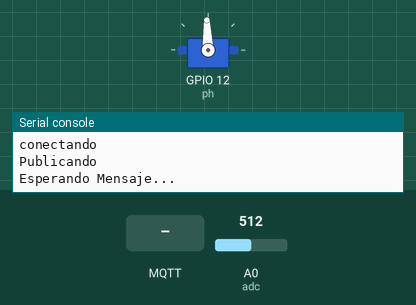
Recording of a program running on a simulated ESP8266 board running MicroPython. Parts: servo, the last lines printed to the serial console. Inputs (shaded band) come from the test bench; at power-on: A0 (adc) = 512 (analog values on the 0–1023 scale). WiFi joins after 1.5 s; no MQTT or app messages arrive unless stated; web requests get an empty 200 reply after 0.4 s; servo angles are drawn from the pulse width (0.5 ms = 0°, 2.5 ms = 180°); the clock reads 2024-03-15 10:24:30 at power-on unless the program sets it.

Above: at 3.2 s.
3.3 s: MQTT message "1" arrives on the first subscribed topic
At 3.6 s:
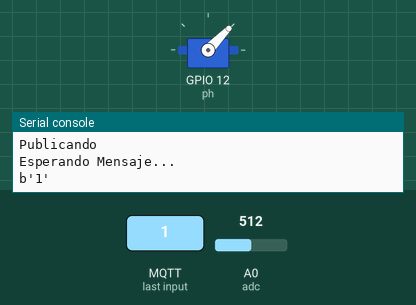
Timing chart, 0 to 6.3 s (numbered marks = the images above; inputs shaded):
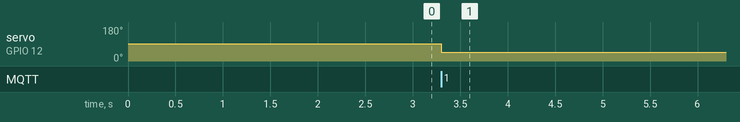

Measured:
- after the input at 3.3 s, servo on GPIO 12 (ph): 92° → 46° at once

The program:

main.py
```python
#https://github.com/Azure-Samples/IoTMQTTSample/tree/master/src/MicroPython

#...................................................................

#control de Servos
from machine import Pin, PWM
import time


ph = Pin(12)
servo = PWM(ph,freq=50,duty=78)


def setpos(p):
    # Convertimos de grados a PWM, para este servo:
    #   0 grados = 1ms --> 52 (10 bits)
    # 180 grados = 2ms --> 105 (10 bits)
    # x = ((105-52)*pos/180)+52 = pos*0.29+52

    a= (0.29*p)+52

    servo.duty(int(a))
    time.sleep_ms(500)

#Control ADC
import machine
adc = machine.ADC(0)


#...................................................................


#------------------------------------------------
#Parametros a definir para tu subscripcion

#El connection string de tu suscripcion de azure IoT hub, puedes obtenerla
#desde el portal de Azure o VSCode con la extension IoT Hub
ConnString_Azure = "HostName=ioTStudyYourData.azure-devices.net;DeviceId=ESP8266Demo;SharedAccessKey=00KquEJ1hz5FJdbz1vBGSIvtRaWzK/Ayb7sfMxt7NGY="


#------------------------------------------------


import utime
from util import create_mqtt_client, get_telemetry_topic, get_c2d_topic, parse_connection


#...................................................................
# Obteniendo las distintas partes del connection string de Azure IoT

dict_keys = parse_connection(ConnString_Azure)

HOST_NAME = "HostName"
SHARED_ACCESS_KEY_NAME = "SharedAccessKeyName"
SHARED_ACCESS_KEY = "SharedAccessKey"
SHARED_ACCESS_SIGNATURE = "SharedAccessSignature"
DEVICE_ID = "DeviceId"
MODULE_ID = "ModuleId"
GATEWAY_HOST_NAME = "GatewayHostName"

shared_access_key = dict_keys.get(SHARED_ACCESS_KEY)
shared_access_key_name =  dict_keys.get(SHARED_ACCESS_KEY_NAME)
gateway_hostname = dict_keys.get(GATEWAY_HOST_NAME)
hostname = dict_keys.get(HOST_NAME)
device_id = dict_keys.get(DEVICE_ID)
module_id = dict_keys.get(MODULE_ID)

# username = '<HOSTNAME>/<DEVICE_ID>'
username = hostname + '/' + device_id


#SAS token
#Nota: este token tiene expiracion asi que debe de ser cambiado cada vez que se use
# Codigo tomado de: http://blogs.recneps.org/post/Generating-your-IoT-Hub-Shared-Access-Signature-for-your-ESP-8266-using-Azure-Functions

#Este codigo permite generar el codigo SAS a partir de una funcion de Azure
def getsas(hubname, deviceid, key):
    import urequests
    import ujson
    dict = {}
    dict["resourceUri"] = hubname+'.azure-devices.net/devices/'+deviceid
    dict["key"] = key
    dict["expiryInSeconds"]=86400
    payload = ujson.dumps(dict)
    response = urequests.post('https://sasiotgenerador.azurewebsites.net/api/GetSAS?code=n7ZawVbcc/p5lbgqji00axQsHgK2PzPYR3McW7t2ikhKrGawFpfwTw==', data=payload)

    return response.text

sas_token_str = getsas(hostname,device_id,shared_access_key)

# Creando cliente MQTT
mqtt_client = create_mqtt_client(client_id=device_id, hostname=hostname, username=username, password=sas_token_str, port=8883, keepalive=120, ssl=True)

#conectando a Azure IoT
print("conectando")
mqtt_client.reconnect()

#Definiendo publicacion
print("Publicando")
topic = get_telemetry_topic(device_id)


#Funcion encargada de manejar el mensaje recibido
def callback_handler(topic, message_receive):
    print(message_receive)
    msg = str(message_receive).replace("b'","").replace("'","")

    setpos(int(msg))


#nos suscribimos al IoT hub para poder recibir mensajes
subscribe_topic =  get_c2d_topic(device_id)
#definimos la funcion que manejara los mensajes recibidos
mqtt_client.set_callback(callback_handler)
t = mqtt_client.subscribe(topic=subscribe_topic) #se realiza la suscripcion


## Recibir comandos
while True:
    lectura = str(adc.read())
    mqtt_client.publish(topic=topic, msg=lectura)

    print("Esperando Mensaje...")
    mqtt_client.wait_msg()

    utime.sleep(1)
    gc.collect()
```

util.py
```python
from umqtt.robust import MQTTClient

def create_mqtt_client(client_id, hostname, username, password, port=8883, keepalive=120, ssl=True):
    if not keepalive:
        keepalive = 120
    if not ssl:
        ssl = True
    c = MQTTClient(client_id=client_id, server=hostname, port=8883, user=username, password=password, keepalive=120, ssl=True)
    c.DEBUG = True
    return c

def get_telemetry_topic(device_id):
    return get_topic_base(device_id) + "/messages/events/"

def get_c2d_topic(device_id):
     return get_topic_base(device_id) + "/messages/devicebound/#"

def get_topic_base(device_id, module_id=None):
    if module_id:
        base_str = "devices/" + device_id + "/modules/" + module_id
    else:
        base_str = "devices/" + device_id
    return base_str

DELIMITER = ";"
VALUE_SEPARATOR = "="

def parse_connection(connection_string):
    cs_args = connection_string.split(DELIMITER)
    dictionary = dict(arg.split(VALUE_SEPARATOR, 1) for arg in cs_args)
    return dictionary
```

boot.py
```python
#imports
import esp
esp.osdebug(None)

import gc
gc.collect()

#-------------------------------

import network
from time import time

sta_if = network.WLAN(network.STA_IF) #definimos como Station nuestro board

if sta_if.active() == False: # validamos si STATION esta activado o no
  sta_if.active(True)

sta_if.connect('<SSID>', '<PWD>') #Cambiar por tu SSID y Password

print('Conectando...')

t = time()

while sta_if.isconnected() == False:
    if(time()-t)>20: #timeout de n segundos para evitar bloquear el board
        break


if sta_if.active():
  print('Station Activado')
  print('IP Board:', sta_if.ifconfig())
```
